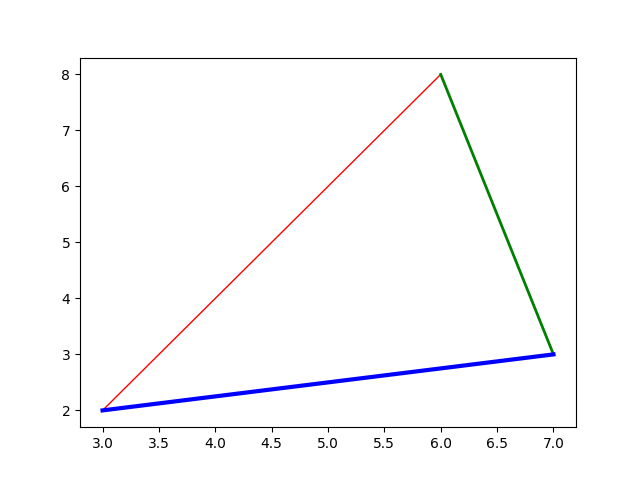

Write Python code to recreate this figure.
from os import system
system('clear')

import matplotlib
# matplotlib.use('TkAgg')
import matplotlib.pyplot as plt
import numpy as np

minor_limit = 0
major_limit = 10

x = [3, 6, 7]
y = [2, 8, 3]

fig, ax = plt.subplots()

# Plotando o triângulo com as arestas de cores diferentes
ax.plot([x[0], x[1]], [y[0], y[1]], color='red', linewidth=1)
ax.plot([x[1], x[2]], [y[1], y[2]], color='green', linewidth=2)
ax.plot([x[2], x[0]], [y[2], y[0]], color='blue', linewidth=3)


file_name = str(__file__)
file_name = file_name.split('/')[0]
file_name = file_name.replace('.py', '')

plt.savefig(f'{file_name}.png')
plt.show()
